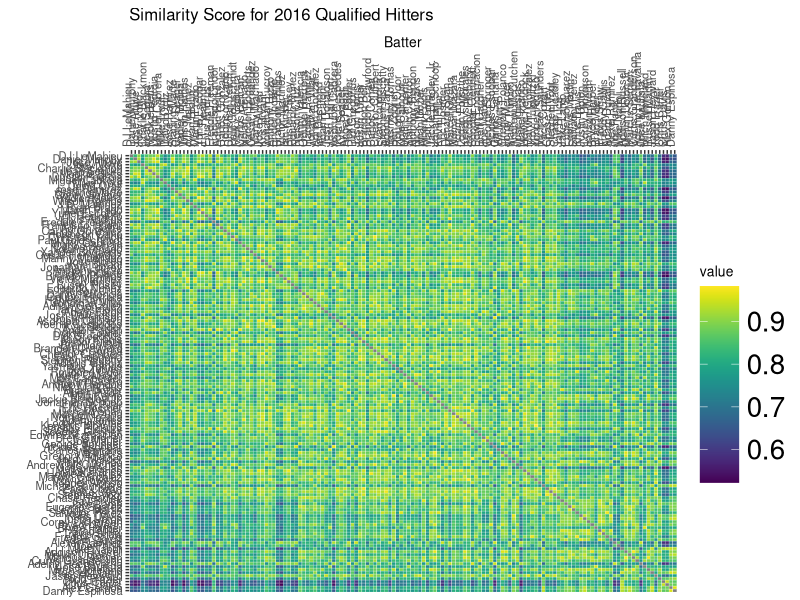

This figure's R source:
#puts the data in a data frame
batterraw<-read.csv("batterdata.csv")
# you need all these extra packages. if you have not used these before, you have to install them first with install.packages("nameofpackage") 
library(dplyr)
library(ggplot2)
library(reshape2)
library(viridis)

#changing the messed up name label
names(batterraw)[1]<-"name"
#making this not a factor, because that causes problems
batterraw$name<-as.character(batterraw$name)
#picking out the parameters I'm interested in
batterraw<- batterraw %>% select(name,PA,X1B,X2B,X3B,HR,BB,SO)
# for the loops, later
n=length(batterraw$name)

# translating to overall rates
batterraw$X1Brate<-batterraw$X1B/batterraw$PA
batterraw$X2Brate<-batterraw$X2B/batterraw$PA
batterraw$X3Brate<-batterraw$X3B/batterraw$PA
batterraw$HRrate<-batterraw$HR/batterraw$PA
batterraw$BBrate<-batterraw$BB/batterraw$PA
batterraw$SOrate<-batterraw$SO/batterraw$PA
batterrate<-batterraw %>% select(name,X1Brate,X2Brate,X3Brate,HRrate,BBrate,SOrate)

# for the loops, later
batterrate$key<-c(1:n)

#setting up data frames for loops
results<-cbind.data.frame(batterrate$name)
batter<-data.frame()
comp<-data.frame()
#for each batter in the frame, compare to each other batter using the simscore formula, find the most similar and least similar, and store the batter's name, the names and simscore values for the most similar and least similar batters 
for (i in 1:n){
  #drawing out batter data
  batter<-filter(batterrate,key==i)
  #setting up data frame for next for loop
  matches<-data.frame(number=double())
  #storing the batter number we are on. This may not be necessary? 
  x<-i
  for (j in 1:n){
    # setting up the comparison player's data
    comp<-filter(batterrate,key==j)
    #simscore formula starts at 1 and deducts by percentage difference in rates of singles, doubles, triples, home runs, walks and strikeouts
    simscore<-1-abs(batter$X1Brate-comp$X1Brate)-abs(batter$X2Brate-comp$X2Brate)-abs(batter$X3Brate-comp$X3Brate)-abs(batter$HRrate-comp$HRrate)-abs(batter$BBrate-comp$BBrate)-abs(batter$SOrate-comp$SOrate)
    if (j==x) {
      #comparing batter to self will give na
      matches<-rbind(matches,data.frame("number"=NA, stringsAsFactors=FALSE))
    } else {
      matches<-rbind(matches,data.frame("number"=simscore,stringsAsFactors=FALSE))
    } 
  }
 #all results are stored here (not just most and least similar)
  results<-cbind(results,matches)
}

#making sure the resulting data frame is well labeled
names(results)<-c("name",batterraw$name)

# reshaping the results table for heatmap purposes
heatmapresults<-melt(results)
# this has to do with the order things appear in the heat map
heatmapresults$name <- as.character(heatmapresults$name)
heatmapresults$name <- factor(heatmapresults$name, levels=unique(heatmapresults$name))
# this prints specifies where/how to save the output
#this is the ggplot magic. mostly I have changed the colors, changed the text size, made the x axis on top, with vertical text, and made the y axis start from the top down 
jpeg(filename="heatmap.jpg", width=1800, height=1800)
ggplot(heatmapresults, aes(variable,name)) + geom_tile(aes(fill = value), colour = "white") + scale_fill_viridis() + theme(text = element_text(size=10), axis.text.x = element_text(angle=90, hjust=0), legend.key.size = unit(1.0, "cm"), legend.text = element_text(size = 20)) +  scale_x_discrete(name="Batter", position = "top") +  scale_y_discrete(name="", limits = rev(levels(heatmapresults$name))) + labs(title = "Similarity Score for 2016 Qualified Hitters")
dev.off()
  